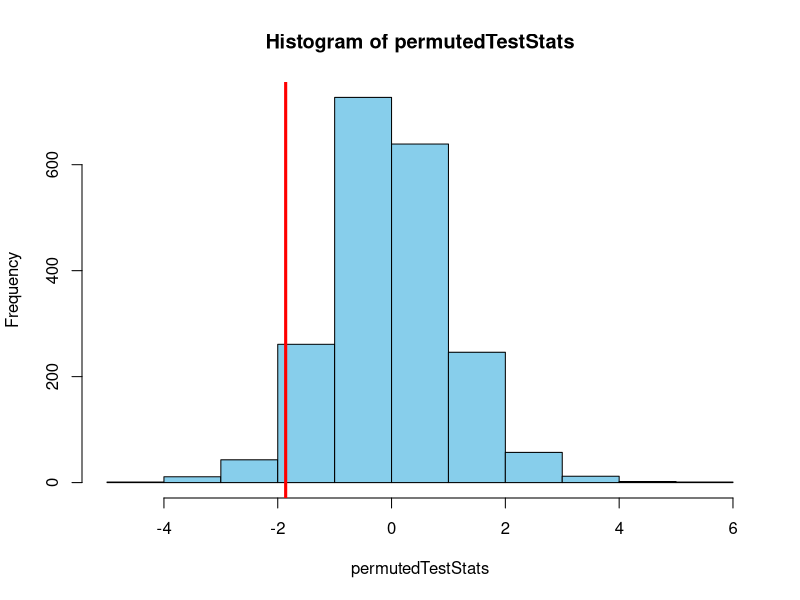

Recreate this plot in R.
# First run the initial test and gain the test statistic:
myTest <- t.test(extra ~ group, data = sleep, mu = 0)
observedTestStat <- myTest$statistic

# Now we run the permutations to create a distribution of test statistics
N <- 2000
permutedTestStats <- rep(NA, N)
for (i in 1:N){
  permutedTest <- t.test(sample(extra) ~ group, data = sleep, mu = 0)
  permutedTestStats[i] <- permutedTest$statistic
}

# Now we show a histogram of that distribution
hist(permutedTestStats, col = "skyblue")
abline(v = observedTestStat, col = "red", lwd = 3)

#Greater-Than p-value: Not the correct one in this case
sum(permutedTestStats >= observedTestStat)/N

# Less-Than p-value: Not the correct one for this data
sum(permutedTestStats <= observedTestStat)/N

# Two-Sided p-value: This is the one we want based on our alternative hypothesis.
2*sum(permutedTestStats <= observedTestStat)/N
